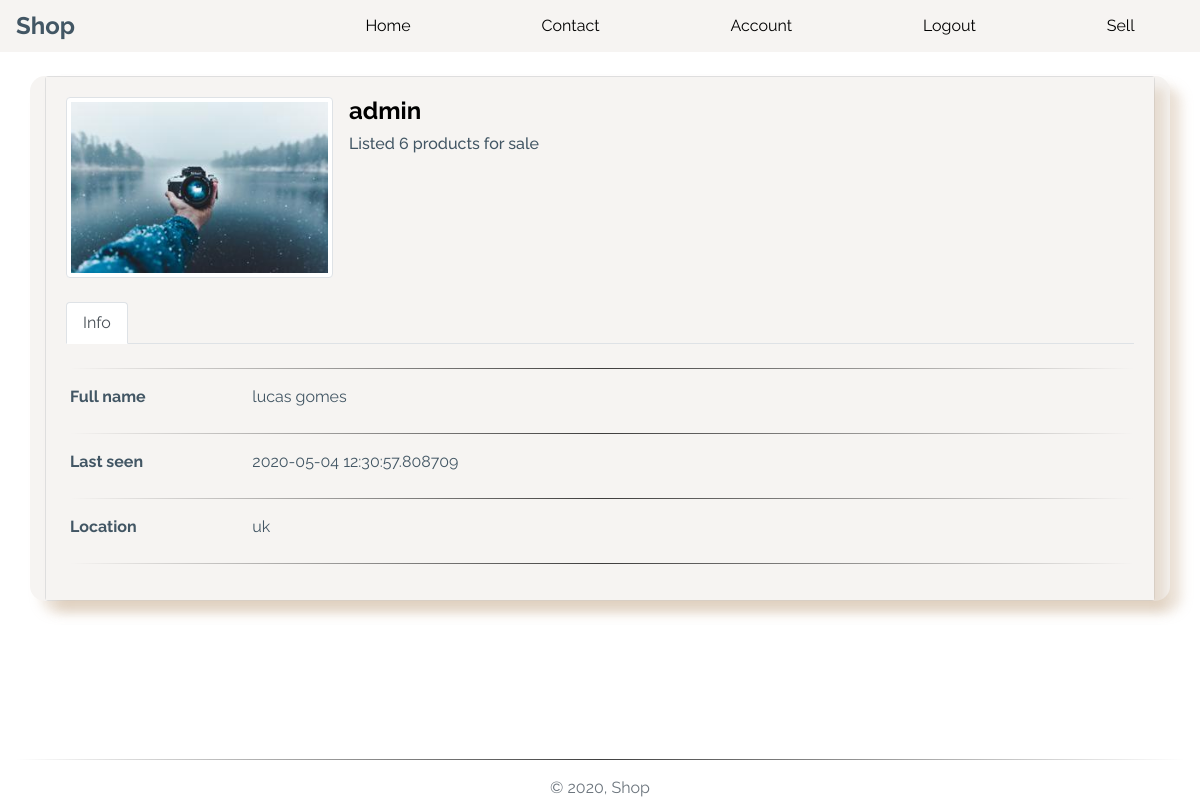
Page /user/3/ (signed in) on the committed database.
### app/models.py (models this page shows, shortened)
class User(db.Model, UserMixin):
    __tablename__ = "users"
    id = db.Column(db.Integer, primary_key=True)
    full_name = db.Column(db.String(50), nullable=False)
    username = db.Column(db.String(50), unique=True, nullable=False)
    image_file = db.Column(db.String(80), nullable=False,
                           default="default.jpg")
    email = db.Column(db.String(115), unique=True, nullable=False)
    location = db.Column(db.String(50), unique=False, nullable=False)
    password_hash = db.Column(db.String(60), nullable=False)
    last_seen = db.Column(db.DateTime, default=datetime.now)
    seller = db.Column(db.Boolean, default=False)
    items = db.relationship("Item", back_populates="owner", lazy="dynamic")

### app/routes.py (the view)
@app.route("/user/<user_id>/", methods=["GET", "POST"])
@login_required
def user(user_id):
    user = User.query.filter_by(id=user_id).first_or_404()
    form = UpdateDetailsForm()
    if form.validate_on_submit():
        current_user.full_name = form.full_name.data.lower()
        current_user.username = form.username.data.lower()
        current_user.location = form.location.data.lower()
        current_user.email = form.email.data.lower()
        if form.picture.data:
            picture_file = save_pic(form.picture.data, "static/img/profile")
            current_user.image_file = picture_file
        db.session.commit()
        flash("You have updated your information!", "success")
        return redirect(url_for("user", user_id=current_user.id))
    elif request.method == "GET":
        form.full_name.data = current_user.full_name
        form.username.data = current_user.username
        form.location.data = current_user.location
        form.email.data = current_user.email
    user_items_count = Item.query.filter_by(owner=user).count()
    user_items_active = Item.query.filter_by(owner=user, sold=False).all()
    user_items_sold = Item.query.filter_by(owner=user, sold=True).all()
    return render_template("user.html", title='Account', form=form, user=user, user_items_active=user_items_active,
                           user_items_sold=user_items_sold, user_items_count=user_items_count)

### app/models.py (called while the page is built)
@login_manager.user_loader
def load_user(id):
    return User.query.get(int(id))

### app/routes.py (called while the page is built)
@app.before_request
def before_request():
    if current_user.is_authenticated:
        current_user.last_seen = datetime.utcnow()
        db.session.commit()

### app/templates/user.html (shortened to what this page needs)
{% extends "layout.html" %} {%block content%}
<div id="profile-page" class="container">
	<div class="row mt-4 mb-4">
		<div class="col-12">
			<div class="card">
				<div class="card-body">
					<div class="card-title mb-4">
						<div class="d-flex justify-content-start">
							<div class="image-container w-25">
								<div class="image">
									<img src="{{url_for('static', filename='img/profile/' + user.image_file)}}" id="imgProfile" class="img-thumbnail" />
								</div>
							</div>
							<div class="userData ml-3">
								<h2 class="d-block">
									<a href="#">{{user.username}}</a>
								</h2>
								<h6 class="d-block">
									Listed {{user_items_count}} products for sale
								</h6>
							</div>
						</div>
					</div>
					<div class="row">
						<div class="col-12">
							<ul class="nav nav-tabs mb-4" id="myTab" role="tablist">
								{%if current_user.id == user.id%}
								<li class="nav-item active">
									<a class="nav-link active" id="edit-info-tab" data-toggle="tab"
									href="#edit-info" role="tab" aria-controls="edit-info" aria-selected="true">Edit</a>
								</li>
								{%else%}
								<li class="nav-item active">
									<a class="nav-link active" id="basic-info-tab" data-toggle="tab"
									href="#basic-info" role="tab" aria-controls="basic-info" aria-selected="true">Info</a>
								</li>
								{%endif%}
							</ul>
							<div class="tab-content ml-1" id="tabContent">
								{%if current_user.id==user.id%}
								<div class="tab-pane fade show active" id="edit-info" role="tabpanel" aria-labelledby="edit-info-tab">
									<hr />
									<form method="POST" id="editForm" enctype="multipart/form-data">
										{{ form.hidden_tag() }}
										<div class="row form-group">
											<div class="col-sm-3 col-md-2 col-5">
												<label ">{{form.full_name.label}}</label>
											</div>
											<div class="col-md-8 col-6">
												{%if form.full_name.errors %}
												{{form.full_name(class="form-control is-invalid")}}
												<div class="invalid-feedback">
													{%for mistake in form.full_name.errors %}
														<span>{{ mistake }}</span>
													{%endfor%}
												</div>
												{%else%}
													{{form.full_name (class="form-control",placeholder="Enter your full name")}}
												{%endif%}
											</div>
										</div>
										<hr />
										<div class="row">
											<div class="col-sm-3 col-md-2 col-5">
												<label ">{{form.username.label}}</label>
											</div>
											<div class="col-md-8 col-6">
												{%if form.username.errors %}
												{{form.username(class="form-control is-invalid")}}
												<div class="invalid-feedback">
													{%for mistake in form.username.errors %}
													<span>{{ mistake }}</span>
													{%endfor%}
												</div>
												{%else%}
													{{form.username (class="form-control",placeholder="Enter your username")}}
												{%endif%}
											</div>
										</div>
										<hr />
										<div class="row">
											<div class="col-sm-3 col-md-2 col-5">
												<label ">{{form.location.label}}</label>
											</div>
											<div class="col-md-8 col-6">
												{%if form.location.errors %}
												{{form.full_name (class="form-control is-invalid")}}
												<div class="invalid-feedback">
													{%for mistake in form.location.errors %}
													<span>{{ mistake }}</span>
													{%endfor%}
												</div>
												{%else%}
													{{form.location (class="form-control",placeholder="Enter your location")}}
												{%endif%}
											</div>
										</div>
										<hr />
										<div class="row">
											<div class="col-sm-3 col-md-2 col-5">
												<label ">{{form.email.label}}</label>
											</div>
											<div class="col-md-8 col-6">
												{%if form.email.errors %}
													{{form.email(class="form-control is-invalid")}}
												<div class="invalid-feedback">
													{%for mistake in form.email.errors %}
														<span>{{ mistake }}</span>
													{%endfor%}
												</div>
												{%else%}
													{{form.email(class="form-control",placeholder="Enter your email")}}
												{%endif%}
												<h6><small>We'll never share your email with anyone else.</small></h6>
											</div>
										</div>
										<hr />
										<div class="row">
											<div class="col-sm-3 col-md-2 col-5">
												{{form.picture.label}}
											</div>
											<div class="col-md-8 col-6 form-group">
												{{ form.picture }}
												{%if form.picture.errors %}
													{%for error in form.picture.errors %}
														<span class="text-danger">{{error}} </span>
													{%endfor%}
												{%endif%}
											</div>
										</div>
										<hr />
										<div class="row justify-content-center">
											<div class="col-sm-3 col-md-2 col-5">
												{{form.submit(class="btn btn-secondary w-100")}}
											</div>
										</div>
										<hr />
									</form>
								</div>
								{%else%}
								<div class="tab-pane fade show active" id="basic-info" role="tabpanel" aria-labelledby="basic-info-tab">
									<hr />
									<div class="row">
										<div class="col-sm-3 col-md-2 col-5">
											<label ">Full name</label>
										</div>
										<div class="col-md-8 col-6">
											{{user.full_name}}
										</div>
									</div>
									<hr />
									<div class="row">
										<div class="col-sm-3 col-md-2 col-5">
											<label ">Last seen</label>
										</div>
										<div class="col-md-8 col-6">
											{{user.last_seen}}
										</div>
									</div>
									<hr />
									<div class="row">
										<div class="col-sm-3 col-md-2 col-5">
											<label ">Location</label>
										</div>
										<div class="col-md-8 col-6">
											{{user.location}}
										</div>
									</div>
									<hr />
								</div>
								{%endif%}
							</div>
						</div>
					</div>
				</div>
			</div>
		</div>
	</div>
</div>
{% endblock content %}

### app/static/css/styles.css (style rules this page uses)
:root { --main-color: #fff; --second-color: #425664; --third-color: #f6f4f2; --fourth-color: #c6ad8f; }
*, *::before, *::after { margin: 0; padding: 0; box-sizing: border-box; list-style: none; text-decoration: none; }
body, html { background: var(--main-color); min-height: 100vh; width: 100%; color: var(--second-color); font-family: "Raleway", sans-serif; }
a { color: black; text-decoration: none; cursor: pointer; }
ul { margin: 0; }
.container { background-color: var(--third-color); box-shadow: 0.7rem 0.7rem 0.7rem rgba(198, 173, 143, 0.341); border-radius: 15px; }
label { font-weight: bold; display: block; }
hr { border: none; height: 1px; background-image: linear-gradient( to right, rgba(0, 0, 0, 0), rgba(0, 0, 0, 0.75), rgba(0, 0, 0, 0) ); }
.card-body { background-color: var(--third-color); box-shadow: 0.7rem 0.7rem 0.7rem rgba(198, 173, 143, 0.341); }
#profile-page .image-container .image { opacity: 1; display: block; width: 100%; height: auto; transition: 0.5s ease; backface-visibility: hidden; }
.userData h2 { font-size: 1.5rem; font-weight: bold; }

### rows in the picture
User: image_file (picture), username "admin", full_name "lucas gomes", last_seen "2020-05-04 12:30:57.808709", location "uk"

### other values in the picture
{{ user_items_count }} "6"
